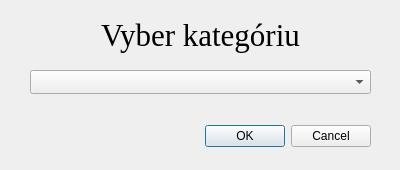
<?xml version="1.0" encoding="UTF-8"?>
<ui version="4.0">
 <class>MoveDialog</class>
 <widget class="QDialog" name="MoveDialog">
  <property name="geometry">
   <rect>
    <x>0</x>
    <y>0</y>
    <width>400</width>
    <height>170</height>
   </rect>
  </property>
  <property name="windowTitle">
   <string>Dialog</string>
  </property>
  <widget class="QDialogButtonBox" name="buttonBox">
   <property name="geometry">
    <rect>
     <x>30</x>
     <y>120</y>
     <width>341</width>
     <height>32</height>
    </rect>
   </property>
   <property name="orientation">
    <enum>Qt::Horizontal</enum>
   </property>
   <property name="standardButtons">
    <set>QDialogButtonBox::Cancel|QDialogButtonBox::Ok</set>
   </property>
  </widget>
  <widget class="QComboBox" name="comboBox">
   <property name="geometry">
    <rect>
     <x>30</x>
     <y>70</y>
     <width>341</width>
     <height>24</height>
    </rect>
   </property>
  </widget>
  <widget class="QLabel" name="label">
   <property name="geometry">
    <rect>
     <x>30</x>
     <y>10</y>
     <width>341</width>
     <height>51</height>
    </rect>
   </property>
   <property name="font">
    <font>
     <family>Times New Roman</family>
     <pointsize>23</pointsize>
    </font>
   </property>
   <property name="text">
    <string>Vyber kategóriu</string>
   </property>
   <property name="alignment">
    <set>Qt::AlignCenter</set>
   </property>
  </widget>
 </widget>
 <resources/>
 <connections>
  <connection>
   <sender>buttonBox</sender>
   <signal>accepted()</signal>
   <receiver>MoveDialog</receiver>
   <slot>accept()</slot>
   <hints>
    <hint type="sourcelabel">
     <x>248</x>
     <y>254</y>
    </hint>
    <hint type="destinationlabel">
     <x>157</x>
     <y>274</y>
    </hint>
   </hints>
  </connection>
  <connection>
   <sender>buttonBox</sender>
   <signal>rejected()</signal>
   <receiver>MoveDialog</receiver>
   <slot>reject()</slot>
   <hints>
    <hint type="sourcelabel">
     <x>316</x>
     <y>260</y>
    </hint>
    <hint type="destinationlabel">
     <x>286</x>
     <y>274</y>
    </hint>
   </hints>
  </connection>
 </connections>
</ui>
